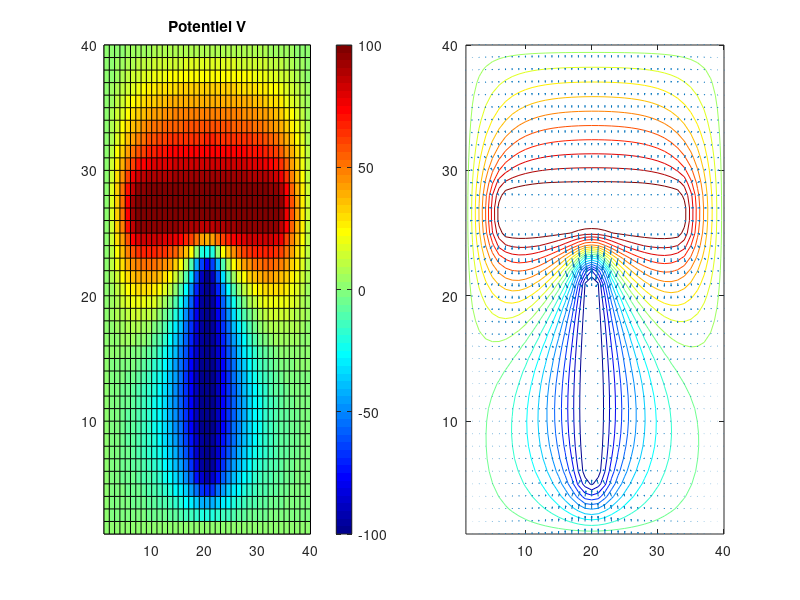

MATLAB code for this plot: (Note: this script raises an error after producing the figure.)
% Resolution equation de Laplace
%
clear
close all
clc

%% Constantes
eps0 = 8.854e-12;

%% Dimensions / maillage
dx=1; % cm
dy=1; % cm
Nx = 40;
Ny = 40;

%% Potentiels / sources
v0 = 0; % condition aux limites (en V)
v1 = 100; % conducteur 1
v2 = -100; % conducteur 2

% Initialisation la matrice de calcul
V = zeros(Nx,Ny); % mettre toute la matrice a zero

%% Sources
% Dimensions du potentiel 1
Pot1L=28;
Pot1H=4;
Y_offset1 = 7;

% Dimensions du potentiel 2
Pot2L=2;
Pot2H=18;
Y_offset2 = -6;

V((Y_offset1+Ny/2)-Pot1H/2:(Y_offset1+Ny/2)+Pot1H/2-1, ...
    (Nx/2)-Pot1L/2:(Nx/2)+Pot1L/2) = v1; % Conducteur 1 centré
V((Y_offset2+Ny/2)-Pot2H/2:(Y_offset2+Ny/2)+Pot2H/2-1, ...
    (Nx/2)-Pot2L/2:(Nx/2)+Pot2L/2) = v2; % Conducteur 2 centré

%% Calcul de convergence
Iter=0;     % Nombre d'itérations
seuil=1e-2; % Seuil de différence
cond=1;     % Condition de convergence
ii=dx+1:Nx-dx;
jj=dy+1:Ny-dy;

% Mesure du temps de calcul
tic;  % Début du chronométrage

while cond>seuil
    % Mémoire de la matrice précédente
    Vold=V;

    % Conditions aux limites
    V(1,:) = v0;    % Première colone à zéro
    V(Nx,:) = v0;   % Dernière colone à zéro
    V(:,1) = v0;    % Première ligne à zéro
    V(:,Ny) = v0;   % Dernière ligne à zéro

    % Sources
    V((7+Ny/2)-Pot1H/2:(7+Ny/2)+Pot1H/2-1, ...
        (Nx/2)-Pot1L/2:(Nx/2)+Pot1L/2) = v1; % Conducteur 1 centré
    V((-6+Ny/2)-Pot2H/2:(-6+Ny/2)+Pot2H/2-1, ...
        (Nx/2)-Pot2L/2:(Nx/2)+Pot2L/2) = v2; % Conducteur 2 centré

    % Equation de calcul
    V(ii, jj) = 0.25 * (V(ii+1, jj) + V(ii-1, jj) + V(ii, jj+1) + V(ii, jj-1));

    % Calcul de condition de convergence
    cond=norm(abs(Vold(:)-V(:)));
    Iter=Iter+1;
end

%% Calcul du champ
% Le champ électrique peut s'exprimer par la différence de deux potentiels
% en un point, c'est ce dont on se sert pour calculer nos champs (car dx et
% dy valent 1).
[Ex,Ey]=gradient(V);
Ex=-Ex; Ey=-Ey;

% Temps écoulé
temps = toc;  % Fin du chronométrage

%% Figure
figure(1)
subplot(1, 2, 1);
pcolor(V)
title("Potentiel V")

% Changer la palette de couleurs
colormap(jet)  % Palette allant du bleu au rouge
colorbar;  % Ajouter une barre de couleur

subplot(1, 2, 2);
contour(V, 20)
hold on
quiver(Ex, Ey)
title("Champ V après "+Iter+" itérations", ...
    "Seuil : "+seuil+", Temps ecoulé : "+temps+"s")

% Changer la palette de couleurs
colormap(jet)  % Palette allant du bleu au rouge
colorbar;  % Ajouter une barre de couleur

%% Définitions des contour de la source 1
% ContourY = 25:28;
% PosX_right = 34;
% PosX_left = 8;

% On prend les cellules à l'extérieur de nos sources, d'où les +1
ContourY = (Y_offset1+Ny/2)-Pot1H/2-1:(Y_offset1+Ny/2)+Pot1H/2+1;
PosX_right = 1+(Nx/2)+Pot1L/2;
PosX_left = -1+(Nx/2)-Pot1L/2;

% Calcul de l'intégrale de Gauss pour estimer Q1
Q1 = 0;

% Parcours du contour gauche
for x = ContourY
    Q1 = Q1 - eps0 * Ey(PosX_left, x) * dx;
end

% Parcours du contour droit
for x = ContourY
    Q1 = Q1 + eps0 * Ey(PosX_right, x) * dx;
end

% Parcours des côtés verticaux du contour
for y = PosX_left+1:PosX_right-1
    Q1 = Q1 - eps0 * Ex(y, ContourY(1)) * dy; % Côté gauche
    Q1 = Q1 + eps0 * Ex(y, ContourY(end)) * dy; % Côté droit
end

% Calcul de la capacité entre les deux conducteurs
C21 = Q1 / (v1 - v2);

% Affichage du résultat
disp(['La capacité Cij entre les deux conducteurs est : ', num2str(C21), ' F']);
